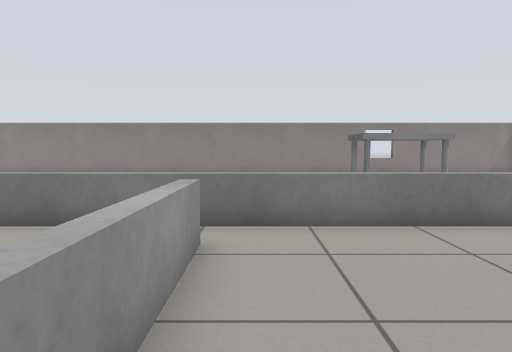
[1] (above)

20 first-person views from a walk through a Gazebo world. The camera is 0.72 m above the floor, tilts 4° down and sees 70° across. The floor is counted in squares, 0.5 m on a side. Each view is taken from the middle of a square. On the plan, view 1 faces up. The plan holds only what a view shows up to about 16 squares ahead; the rest is blank. The place goes on beyond the plan.

[2]
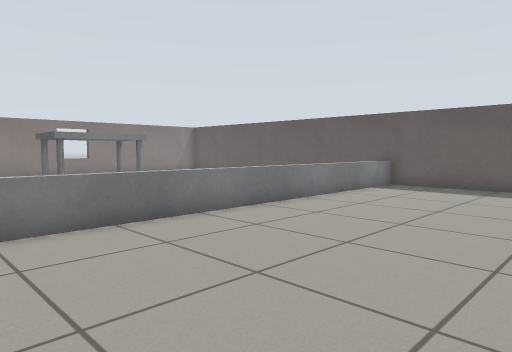

[3]
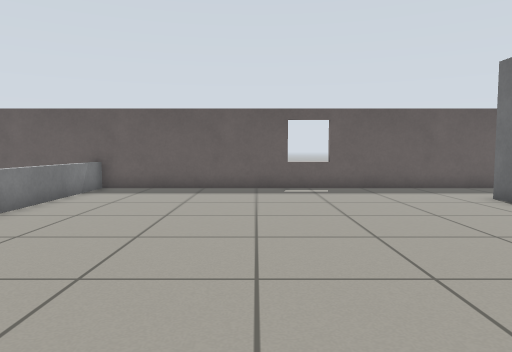

[4]
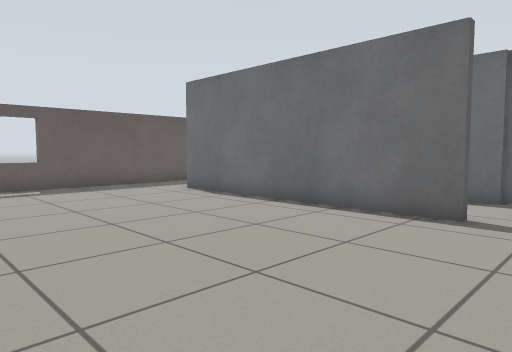

[5]
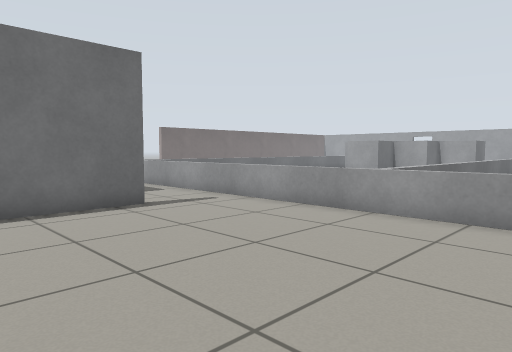

[6]
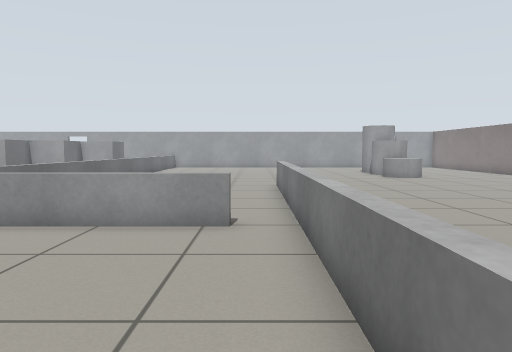

[7]
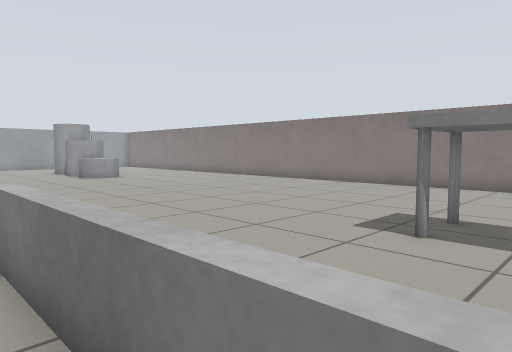

[8]
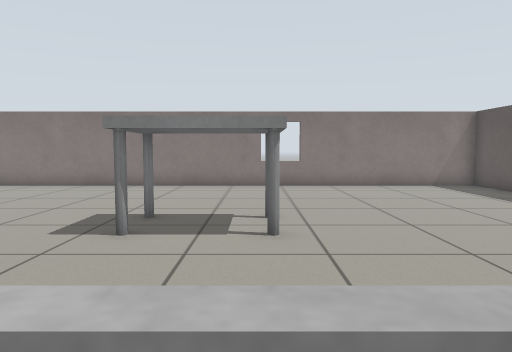

[9]
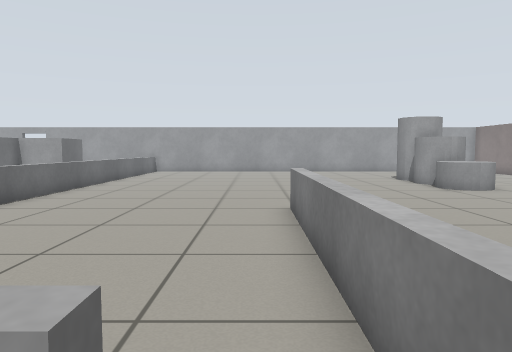

[10]
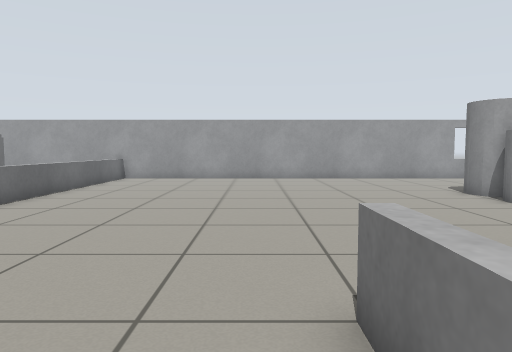

[11]
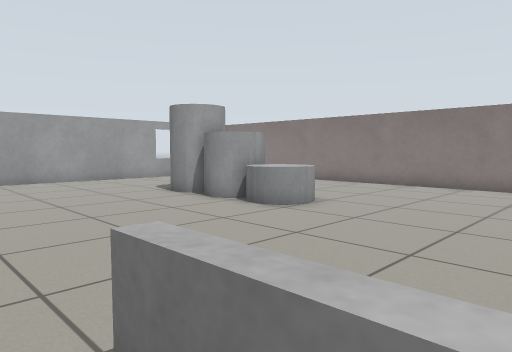

[12]
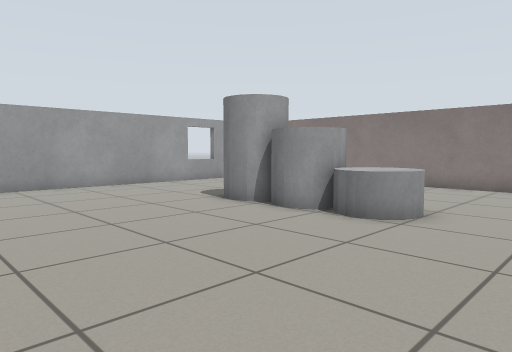

[13]
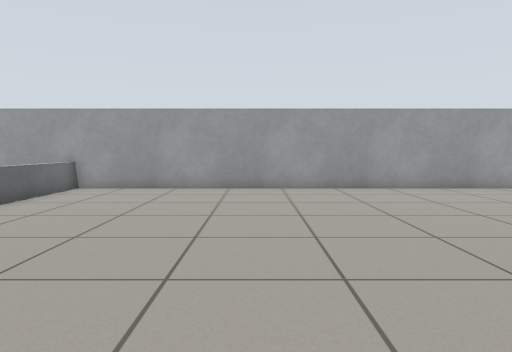

[14]
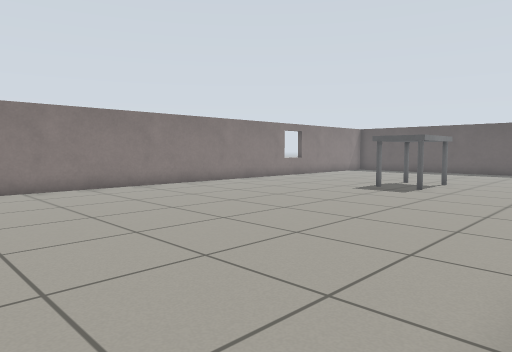

[15]
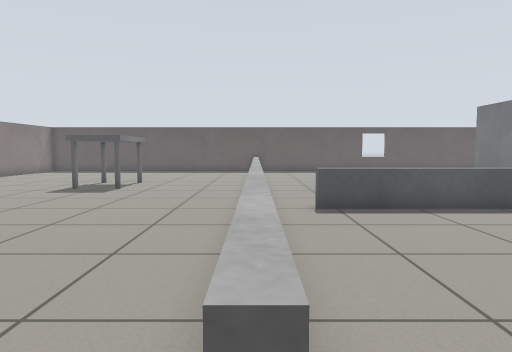

[16]
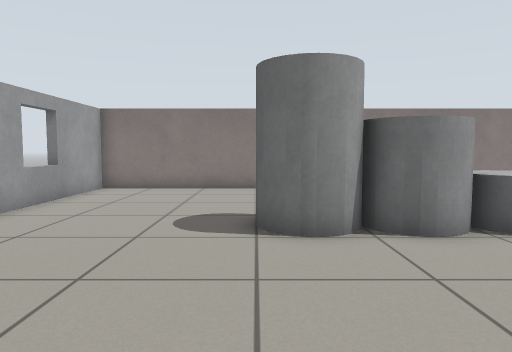

[17]
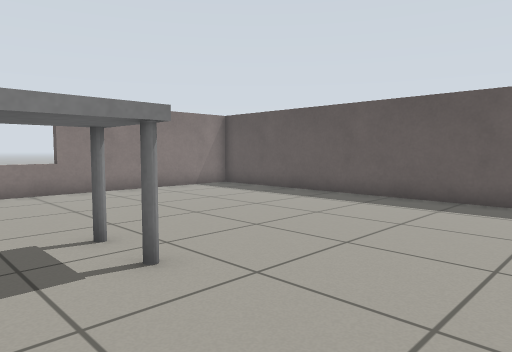

[18]
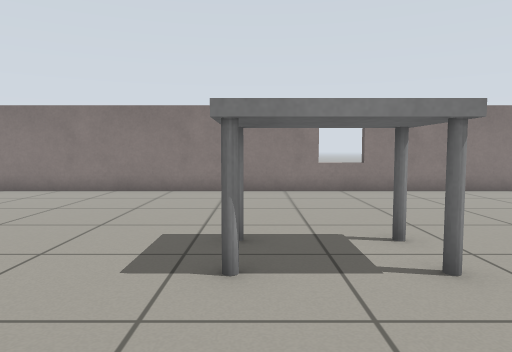

[19]
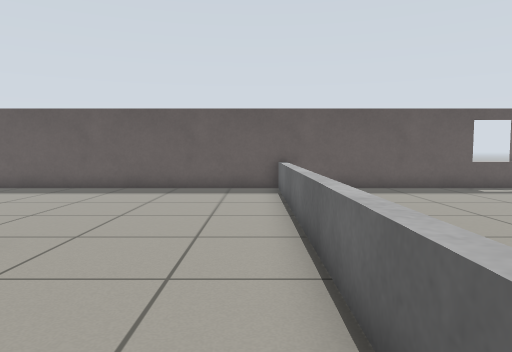

[20]
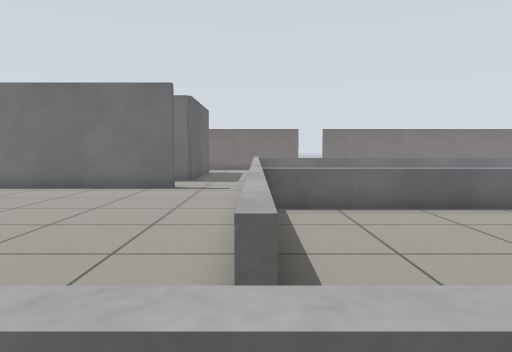

### Floor plan
Ten units are one square. View 1 is at (0, 0); x grows to the right and y downward. Boxes are objects, and circles mark ways between rooms. Rooms are numbered by the first view taken in them; rooms with no view inside come last. Other rooms are left out.
<svg viewBox="-254 -213 408 299">
<path fill="none" stroke="#000" d="M21 61 119 61M149 81 149 -71M-9 -55 -9 65M149 -69 -5 -69M-92 -208 -248 -208 -248 9M149 -71 149 -208 -76 -208M-16 -71 -4 -71M-5 -69 -90 -69 -90 -72M21 -71 145 -71M-12 -8 -12 -55 -9 -55M-249 8 -11 8"/>
<rect x="-195" y="-145" width="20" height="20" fill="#bbb"><title>grey cylinder</title></rect>
<rect x="-175" y="-145" width="20" height="20" fill="#bbb"><title>grey cylinder</title></rect>
<rect x="-155" y="-155" width="30" height="30" fill="#bbb"><title>grey cylinder</title></rect>
<rect x="25" y="-145" width="40" height="30" fill="#bbb"><title>table</title></rect>
<circle cx="-10" cy="-60" r="3" fill="#2a7"/>
<text x="70" y="0">1</text>
<text x="-70" y="-110">2</text>
</svg>
Room 1 opens to room 2.

Where each view was taken, in squares from view 1:
view 1: 0 up, 0 right, facing up
view 2: 0 up, 0 right, facing up-right
view 3: 1 up, 1 right, facing right
view 4: 2 up, 0 right, facing down-right
view 5: 3 up, 7 right, facing down-left
view 6: 6 up, 6 right, facing left
view 7: 6 up, 6 right, facing up-left
view 8: 6 up, 6 right, facing up
view 9: 6 up, 0 right, facing left
view 10: 6 up, 6 left, facing left
view 11: 6 up, 7 left, facing up-left
view 12: 6 up, 10 left, facing up-left
view 13: 6 up, 11 left, facing left
view 14: 7 up, 10 left, facing up-right
view 15: 7 up, 10 left, facing right
view 16: 7 up, 19 left, facing up
view 17: 8 up, 4 right, facing up-right
view 18: 8 up, 4 right, facing up
view 19: 8 up, 1 right, facing right
view 20: 8 up, 1 left, facing down
